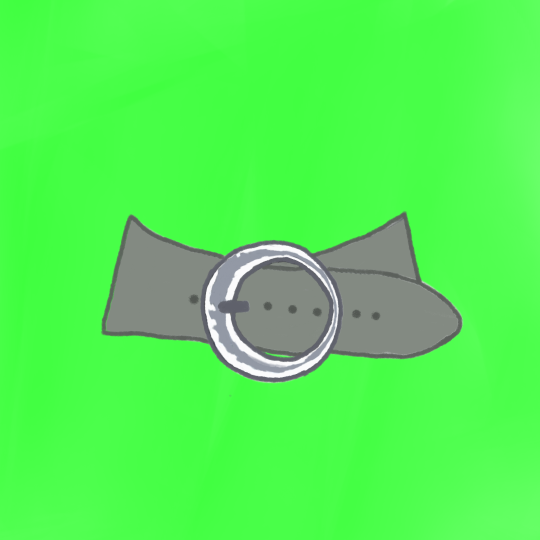
#> input picture App/tools/cinto-cinza/original.png, 1080 x 1080 px, given in place of , which was not available (shown at 1/2 size)
$ python logos.py cinto-cinza/original.png
#> lines starting #> are read from the running program, lines starting #| are printed output that depends on the picture; pictures that were not available may be replaced by others from this repository, and a replacement may not be noted
"""Põe os logos das marcas no mesmo molde e grava em assets/marcas/<id>.webp.

    python tools/logos.py puma=caminho/puma.png adidas=caminho/adidas.svg.png ...

O molde: quadrado de 256 px, logo em preto sobre branco (qualquer que seja a
cor original), recortado das bordas vazias e centralizado ocupando no máximo 62% do lado — assim ele cabe inteiro no
disco redondo do emblema e todas as marcas ficam do mesmo tamanho. Depois de
gravar, ponha o id em MARCAS_COM_LOGO (js/config.js).
"""
import sys
from pathlib import Path

from PIL import Image, ImageChops, ImageOps

LADO = 256
OCUPA = 0.62
COR = (26, 26, 26)
FUNDO = (255, 255, 255)
SAIDA = Path(__file__).resolve().parent.parent / 'assets' / 'marcas'


def mascara(origem):
    """Onde tem logo: a transparência do PNG ou, sem ela, o que difere do fundo
    (a cor do canto) — serve para logo escuro no branco e claro no colorido."""
#> called with origem = ''
    img = Image.open(origem).convert('RGBA')
#> img is the input picture: PIL image 1080x1080 RGBA; mean R, G, B, A 81.7, 239.8, 81.9, 255
    alfa = img.getchannel('A')
#> alfa: PIL image 1080x1080 L; every value is 255
    if alfa.getextrema()[0] < 250:
        return alfa
    rgb = img.convert('RGB')
    fundo = Image.new('RGB', rgb.size, rgb.getpixel((0, 0)))
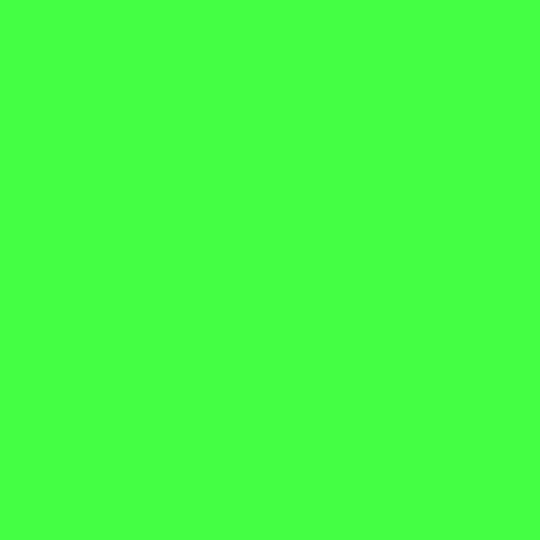
#> fundo: PIL image 1080x1080 RGB (shown at 1/2 size); mean R, G, B 68, 255, 68
    dif = ImageChops.difference(rgb, fundo).convert('L')
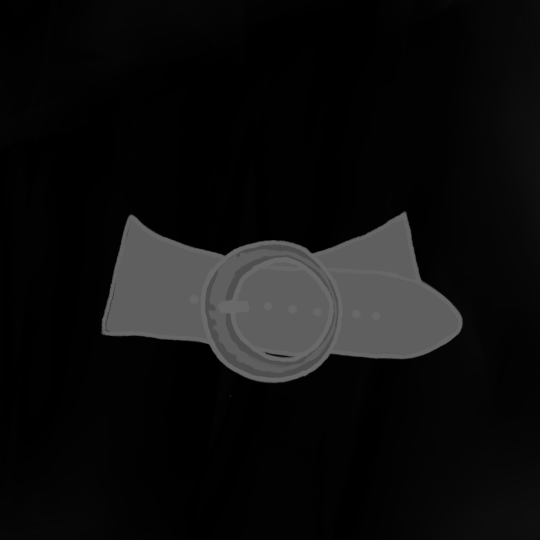
#> dif: PIL image 1080x1080 L (shown at 1/2 size); min 0, max 120, mean 14.8
    return ImageOps.autocontrast(dif)
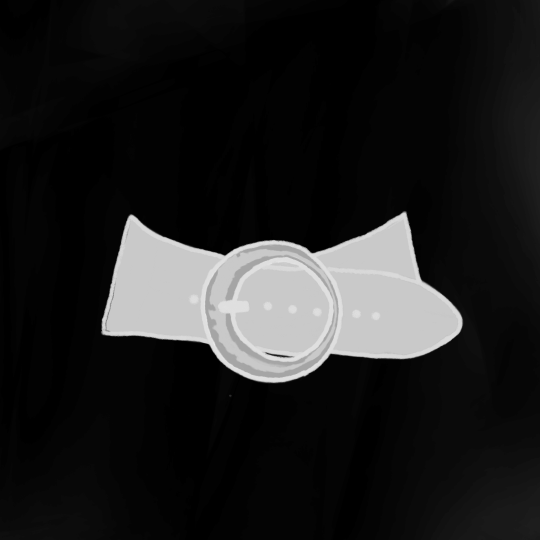
#> returned value: PIL image 1080x1080 L (shown at 1/2 size); min 0, max 255, mean 31.1


def molde(origem):
    m = mascara(origem)
    m = m.crop(m.point(lambda v: 255 if v > 24 else 0).getbbox() or (0, 0, *m.size))
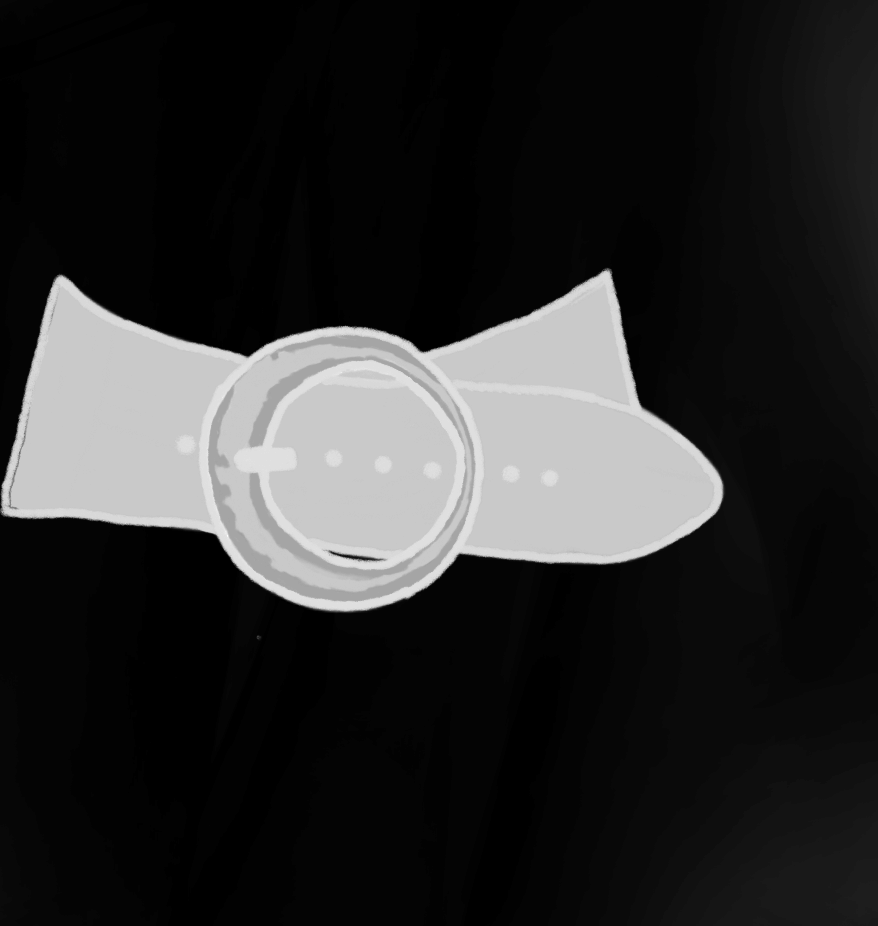
#> m: PIL image 878x926 L; min 0, max 255, mean 42.8
    escala = LADO * OCUPA / max(m.size)
#> escala = 0.171
    m = m.resize((max(1, round(m.width * escala)), max(1, round(m.height * escala))), Image.LANCZOS)
#> m: PIL image 150x159 L
    tela = Image.new('L', (LADO, LADO), 0)
#> tela: PIL image 256x256 L; every value is 0
    tela.paste(m, ((LADO - m.width) // 2, (LADO - m.height) // 2))
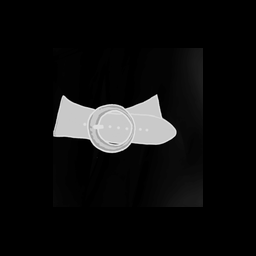
#> tela: PIL image 256x256 L; min 0, max 245, mean 15.6
    # Logo preto no branco, seja qual for a cor original.
    return Image.composite(Image.new('RGB', tela.size, COR), Image.new('RGB', tela.size, FUNDO), tela)
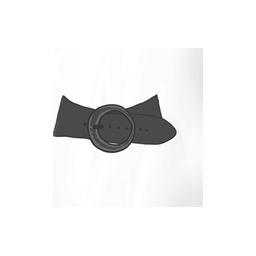
#> returned value: PIL image 256x256 RGB; min 35, max 255, mean 240.9


def main(pares):
    SAIDA.mkdir(parents=True, exist_ok=True)
    for par in pares:
        ident, _, origem = par.partition('=')
        destino = SAIDA / f'{ident}.webp'
        molde(origem).save(destino, 'WEBP', quality=90)
        print(destino)


if __name__ == '__main__':
    main(sys.argv[1:])
